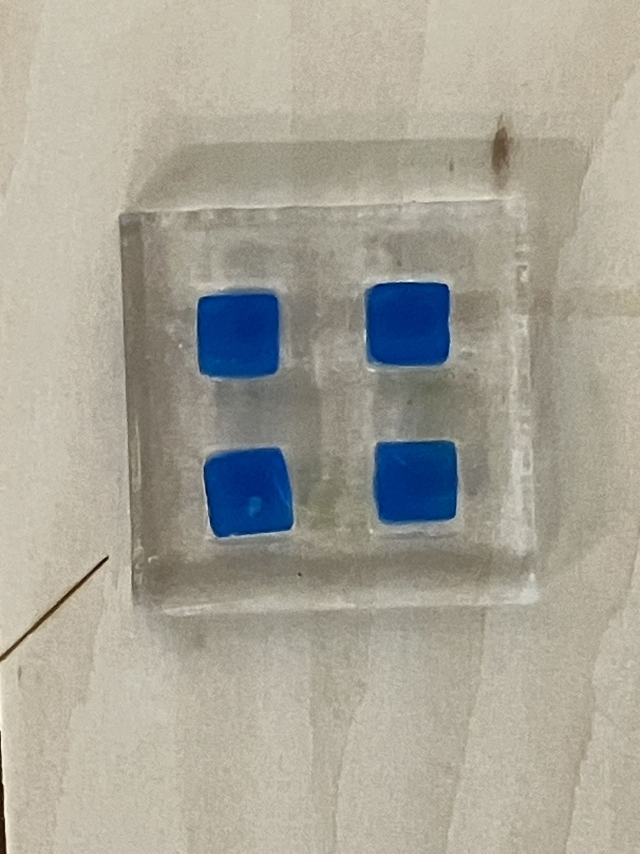
#> input picture images/1.jpg, 1280 x 1707 px (shown at 1/2 size); its folder holds only this picture in this run
$ python contrast_stretching.py
#> lines starting #> are read from the running program, lines starting #| are printed output that depends on the picture
import matplotlib
import matplotlib.pyplot as plt
import numpy as np
import os
import skimage as ski

from natsort import natsorted, ns
from skimage import data, img_as_float
from skimage import exposure


matplotlib.rcParams['font.size'] = 8


def plot_img_and_hist(image, axes, bins=256):
    """Plot an image along with its histogram and cumulative histogram.

    """
    image = img_as_float(image)
    ax_img, ax_hist = axes
    ax_cdf = ax_hist.twinx()

    # Display image
    ax_img.imshow(image, cmap=plt.cm.gray)
    ax_img.set_axis_off()

    # Display histogram
    ax_hist.hist(image.ravel(), bins=bins, histtype='step', color='black')
    ax_hist.ticklabel_format(axis='y', style='scientific', scilimits=(0, 0))
    ax_hist.set_xlabel('Pixel intensity')
    ax_hist.set_xlim(0, 1)
    ax_hist.set_yticks([])

    # Display cumulative distribution
    img_cdf, bins = exposure.cumulative_distribution(image, bins)
    ax_cdf.plot(bins, img_cdf, 'r')
    ax_cdf.set_yticks([])

    return ax_img, ax_hist, ax_cdf


# Load example images
folder_path = os.path.join(os.getcwd(), 'images')
list_files = os.listdir(folder_path)
list_files = natsorted(list_files)
image_list = []
for filename in list_files:
  filename = os.path.join(folder_path, filename)
  image_list.append(ski.io.imread(filename))
img1 = image_list[0]
#> img1 is the input picture: shape (1707, 1280, 3); mean R, G, B 166.6, 163.5, 151.9

# Contrast stretching
p2, p98 = np.percentile(img1, (2, 98))
#> p2 = 46; p98 = 202
img_rescale = exposure.rescale_intensity(img1, in_range=(p2, p98))
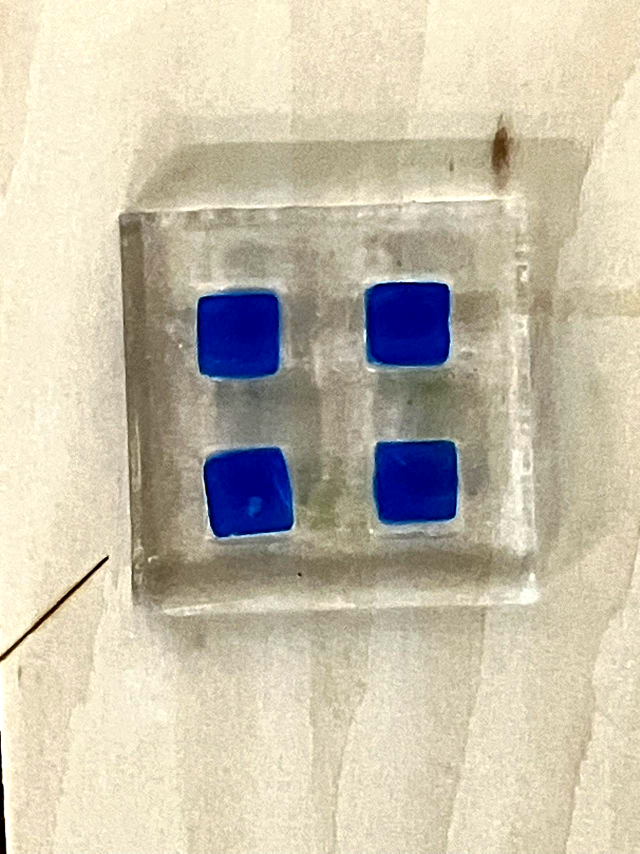
#> img_rescale: shape (1707, 1280, 3) (shown at 1/2 size); mean R, G, B 199.7, 191.6, 172.7

# Equalization
img_eq = exposure.equalize_hist(img1)
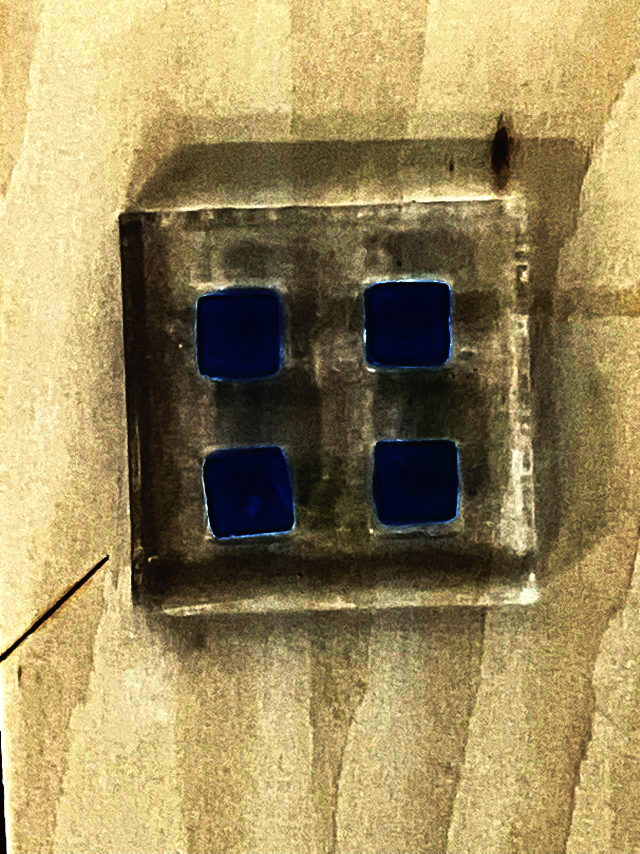
#> img_eq: shape (1707, 1280, 3) float64 (shown at 1/2 size); mean R, G, B 0.61, 0.542, 0.365

# Adaptive Equalization
img_adapteq = exposure.equalize_adapthist(img1, clip_limit=0.03)
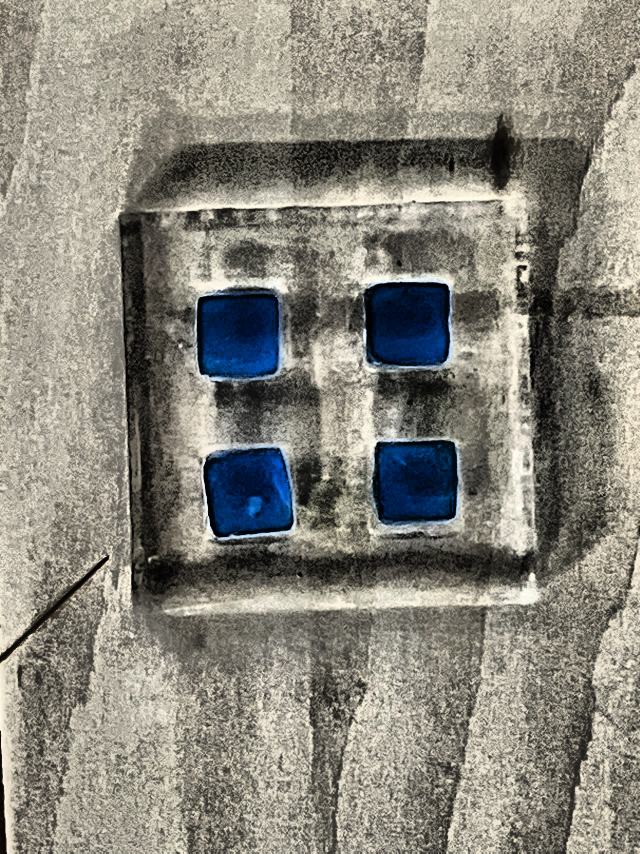
#> img_adapteq: shape (1707, 1280, 3) float64 (shown at 1/2 size); mean R, G, B 0.539, 0.527, 0.488

# Display results
fig = plt.figure(figsize=(8, 5))
axes = np.zeros((2, 4), dtype=object)
axes[0, 0] = fig.add_subplot(2, 4, 1)
for i in range(1, 4):
    axes[0, i] = fig.add_subplot(2, 4, 1+i, sharex=axes[0,0], sharey=axes[0,0])
for i in range(0, 4):
    axes[1, i] = fig.add_subplot(2, 4, 5+i)

# Display low contrast image
ax_img, ax_hist, ax_cdf = plot_img_and_hist(img1, axes[:, 0])
#> in plot_img_and_hist, `img_cdf, bins = exposure.cumulative_distribution(image, bins)`: img_cdf = 256 values from 0.00633 to 1; bins = 256 values from 0.00195 to 0.998
ax_img.set_title('Low contrast image')

# Set lable number of pixels
y_min, y_max = ax_hist.get_ylim()
#> y_min = 0; y_max = 123160.8
ax_hist.set_ylabel('Number of pixels')
ax_hist.set_yticks(np.linspace(0, y_max, 5))

# Display contrast stretching
ax_img, ax_hist, ax_cdf = plot_img_and_hist(img_rescale, axes[:, 1])
ax_img.set_title('Contrast stretching')

# Display histogram equalization
ax_img, ax_hist, ax_cdf = plot_img_and_hist(img_eq, axes[:, 2])
ax_img.set_title('Histogram equalization')

# Display adaptive equalization
ax_img, ax_hist, ax_cdf = plot_img_and_hist(img_adapteq, axes[:, 3])
ax_img.set_title('Adaptive equalization')

# Set label fraction of total intensity
ax_cdf.set_ylabel('Fraction of total intensity')
ax_cdf.set_yticks(np.linspace(0, 1, 5))

# prevent overlap of y-axis labels
fig.tight_layout()
plt.show()
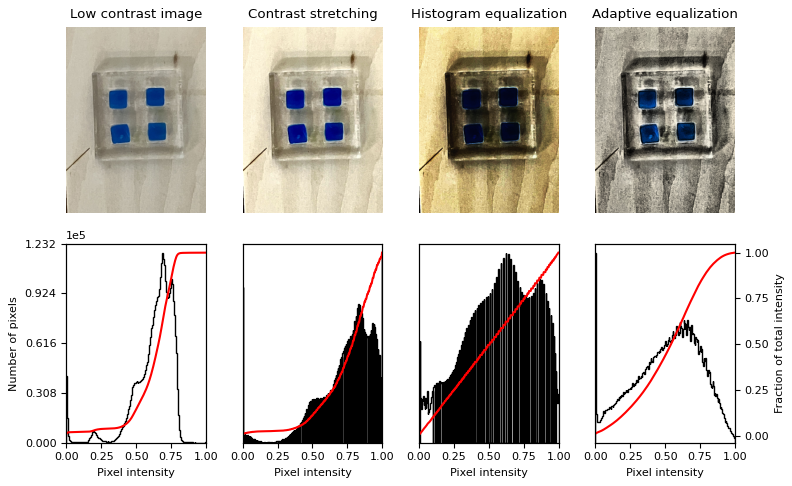
#> figure drawn by matplotlib, 12 panels; panel 12: curve peaks at x = 0.998, y = 1

$ run again, on images/pH=4.jpg
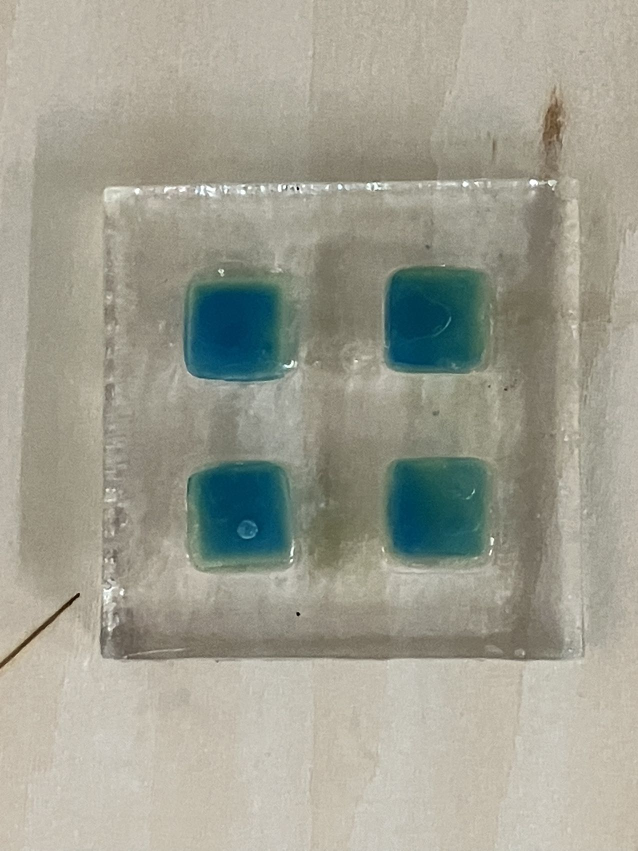
#> input picture images/pH=4.jpg, 1276 x 1702 px (shown at 1/2 size)
#> img1 is the input picture: shape (1702, 1276, 3); mean R, G, B 159.3, 158.9, 145.7
#> p2 = 59; p98 = 202
#> `img_eq = exposure.equalize_hist(img1)`:
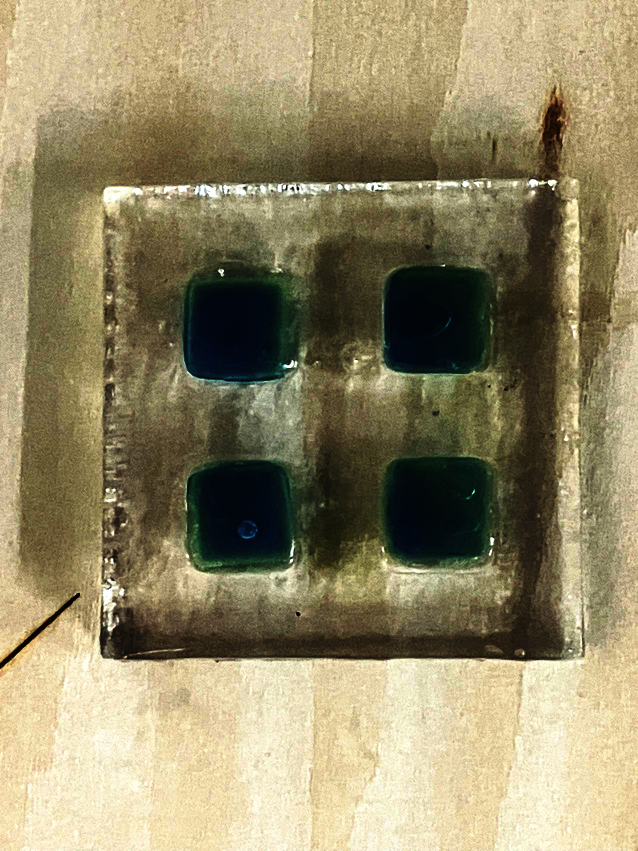
#> img_eq: shape (1702, 1276, 3) float64 (shown at 1/2 size); mean R, G, B 0.577, 0.535, 0.401
#> `img_adapteq = exposure.equalize_adapthist(img1, clip_limit=0.03)`:
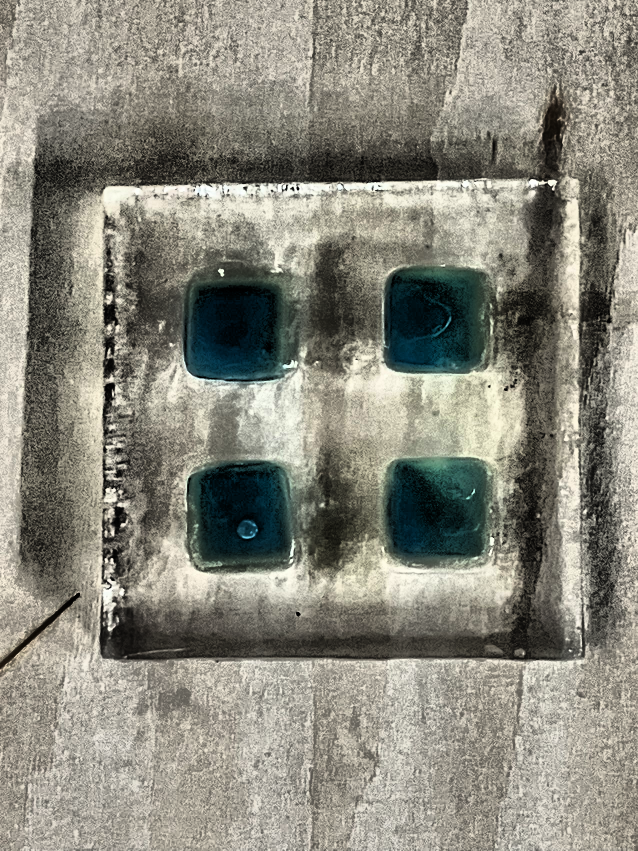
#> img_adapteq: shape (1702, 1276, 3) float64 (shown at 1/2 size); mean R, G, B 0.541, 0.535, 0.49
#> img_cdf = 256 values from 0.00236 to 1; bins = 256 values from 0.00195 to 0.998
#> y_min = 0; y_max = 85759.8
